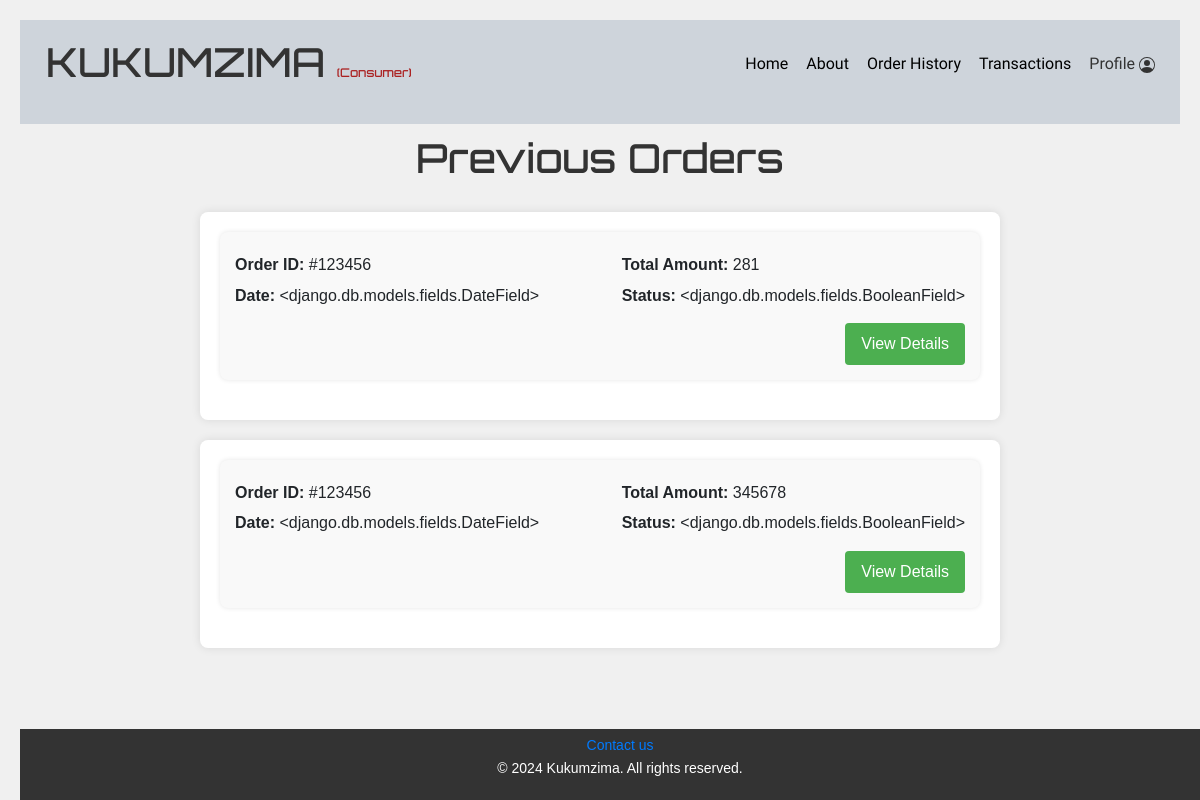
Page /consumers/orderHistory/ on the earlier database version.
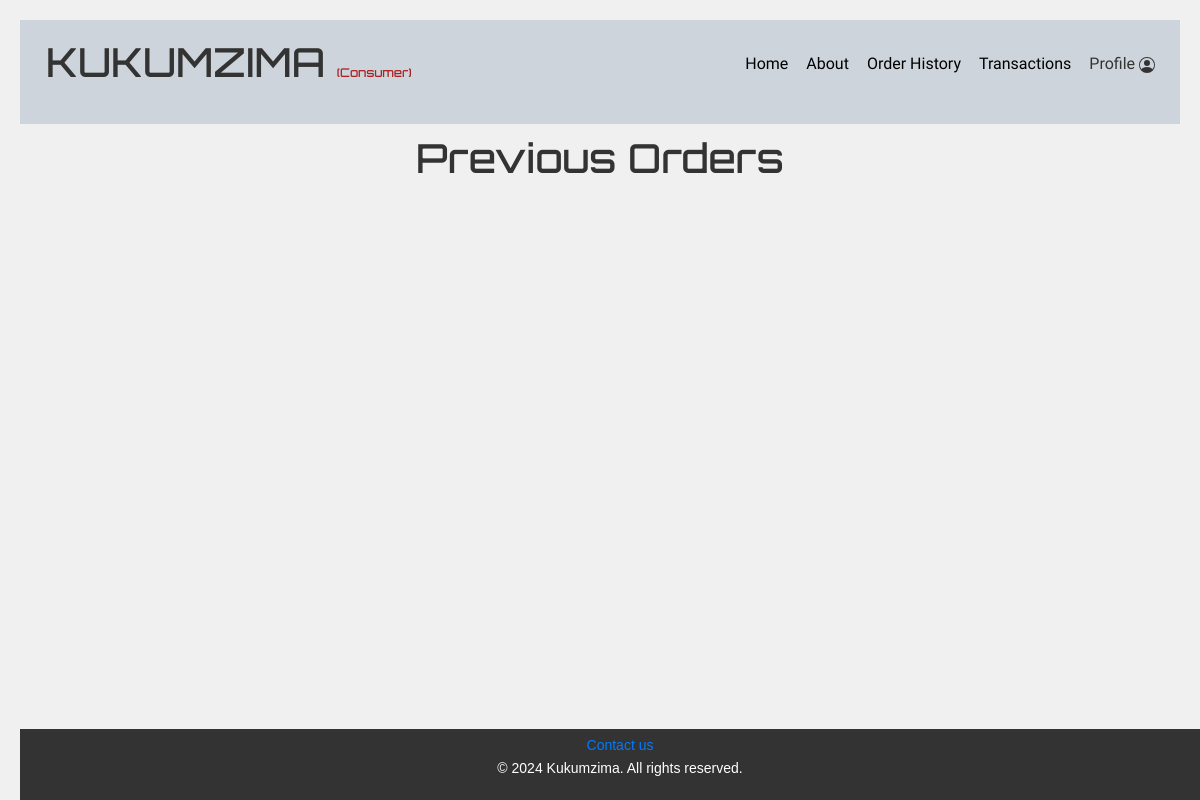
Same page on the later database version.
### customers/models.py (models this page shows)
class Order(models.Model):
    item=models.CharField(max_length=100)
    unitPrice=models.IntegerField()
    buyerdb= models.ForeignKey(buyerdb, on_delete=models.CASCADE)
    status=models.BooleanField
    orderDate=models.DateField
    completeOrderDate=models.DateField

### customers/views.py (the view)
# urls.py: path("orderHistory/",views.orderHistory, name="orderHistory"),
def orderHistory(request):
    orders = Order.objects.all()
    return render(request, 'myapp1/orderHistory.html', {'orders': orders})

### customers/templates/myapp1/orderHistory.html (shortened to what this page needs)
{% extends "myapp1/base.html" %}
{% block content %}
</head>
<body>
  <h1>Previous Orders</h1>
  {% for order in orders %}
<div class="container">
  <div class="order">
    <div class="order-details">
      <div>
        <p><strong>Order ID:</strong> #123456</p>
        <p><strong>Date:</strong> {{ order.completeOrderDate }}</p>
      </div>
      <div>
        <p><strong>Total Amount:</strong> {{ order.unitPrice }}</p>
        <p><strong>Status:</strong> {{ order.status }}</p>
      </div>
    </div>
    <div class="order-actions">
      <button id="viewDetailsBtn">View Details</button>
    </div>
  </div>
  </div>
</body>
{% endfor %}
{% endblock %}

Differences in the rows shown:
removed Order: completeOrderDate "<django.db.models.fields.DateField>", unitPrice "281", status "<django.db.models.fields.BooleanField>"
removed Order: completeOrderDate "<django.db.models.fields.DateField>", unitPrice "345678", status "<django.db.models.fields.BooleanField>"
